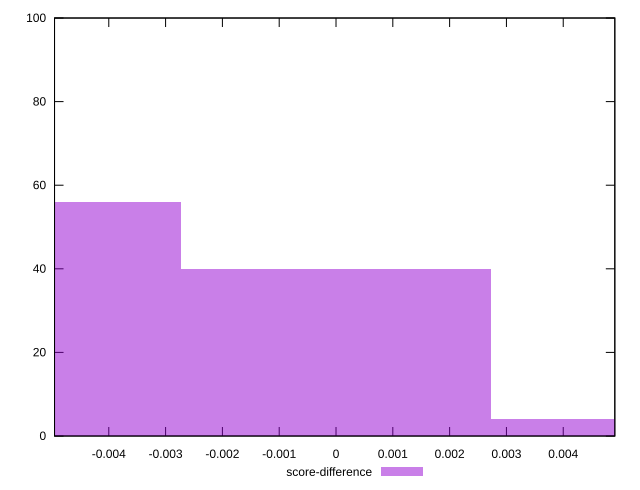

Reproduce this figure in gnuplot.
reset

$scoreDifference <<EOF
0.005454245650598583 4
0 40
-0.005454245650598583 56
EOF

set key outside below
set boxwidth 0.005454245650598583
set xrange [-0.004955059754016333:0.00490813052591299]
set yrange [0:100]
set trange [0:100]
set style fill transparent solid 0.5 noborder
set terminal svg size 640, 490 enhanced background rgb 'white'
set output "report_00008_2021-01-22T20:58:29.167/first-meaningful-paint/samples/pages+cached+noadtech/score-difference/histogram.svg"

plot $scoreDifference title "score-difference" with boxes

reset
